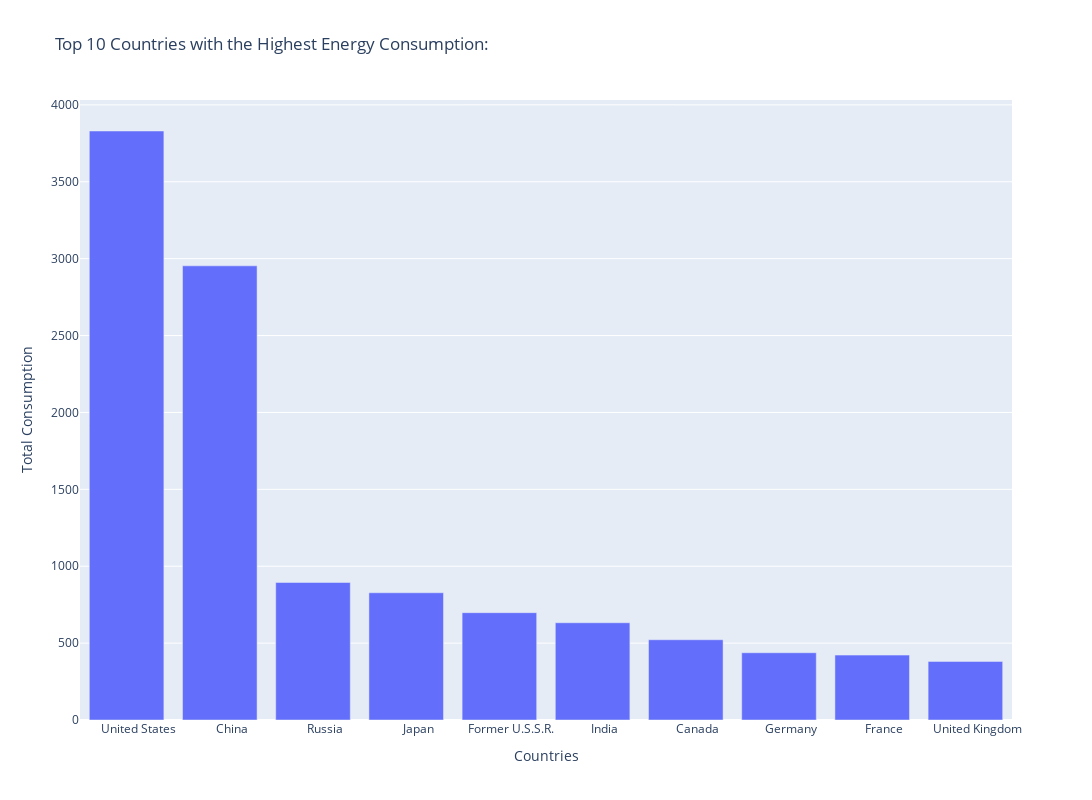

Notebook code for this chart:
### Code cell
fig = px.bar(top_consumption, x='Country', y='Total_Consumption', labels={
                     "Country": "Countries",
                     "Total_Consumption": "Total Consumption"
                 },title='Top 10 Countries with the Highest Energy Consumption:', width=1300, height=800)
fig.show()

### Figure 1 — Plotly figure (JSON) as saved in the notebook; plotly's stock layout.template omitted (floating-point values rounded to 4 significant figures)
{"data": [{"alignmentgroup": "True", "hovertemplate": "Countries=%{x}<br>Total Consumption=%{y}<extra></extra>", "legendgroup": "", "marker": {"color": "#636efa", "pattern": {"shape": ""}}, "name": "", "offsetgroup": "", "orientation": "v", "showlegend": false, "textposition": "auto", "type": "bar", "x": ["        United States", "        China", "        Russia", "        Japan", "        Former U.S.S.R.", "        India", "        Canada", "        Germany", "        France", "        United Kingdom"], "xaxis": "x", "y": [3830.0, 2953.0, 894.4, 827.3, 697.9, 632.3, 521.8, 437.3, 422.0, 381.1], "yaxis": "y"}], "layout": {"barmode": "relative", "height": 800, "legend": {"tracegroupgap": 0}, "title": {"text": "Top 10 Countries with the Highest Energy Consumption:"}, "width": 1300, "xaxis": {"anchor": "y", "domain": [0, 1], "title": {"text": "Countries"}}, "yaxis": {"anchor": "x", "domain": [0, 1], "title": {"text": "Total Consumption"}}}}
